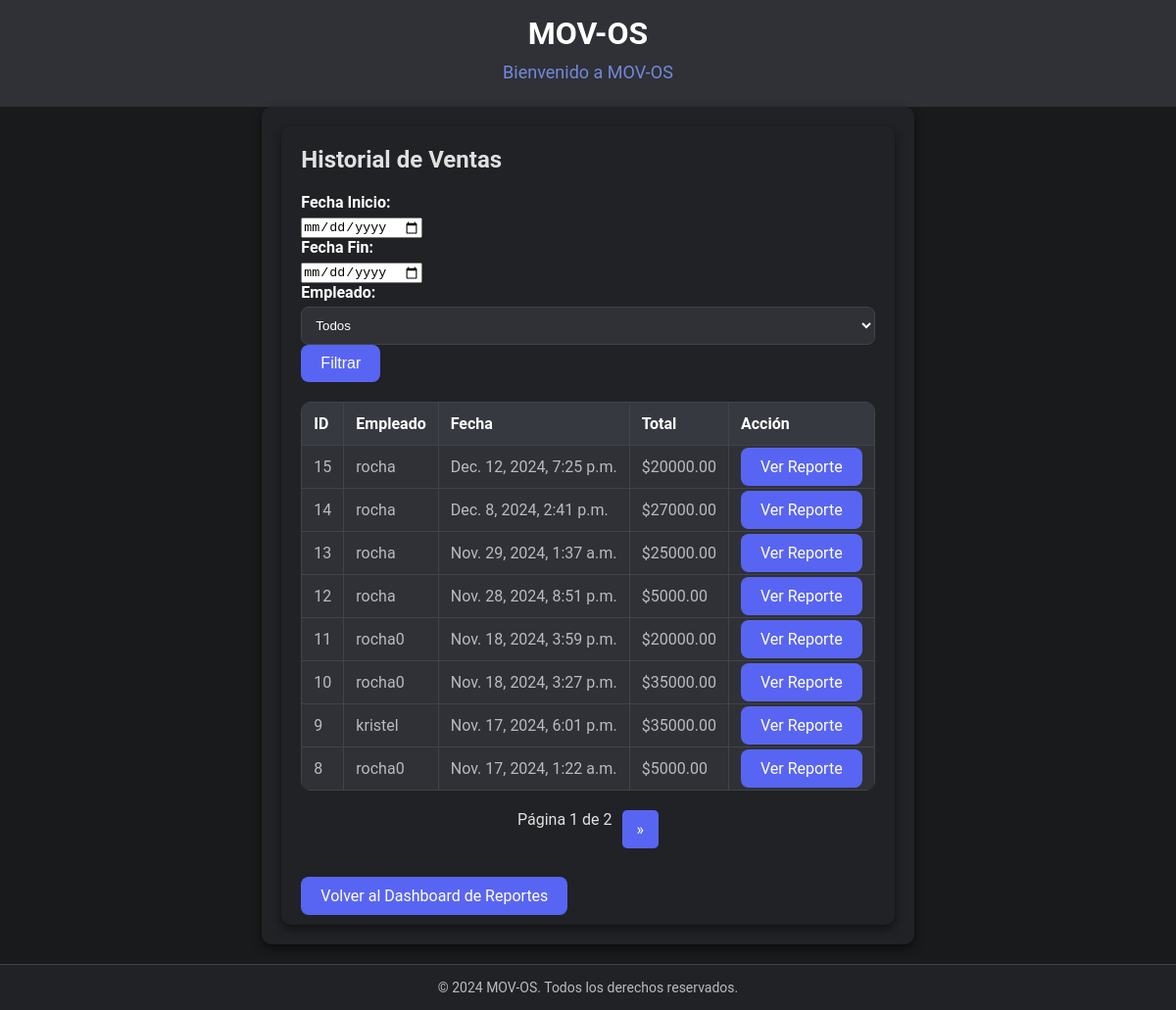
Page /reports/sales/history/ (signed in) on the earlier database version.
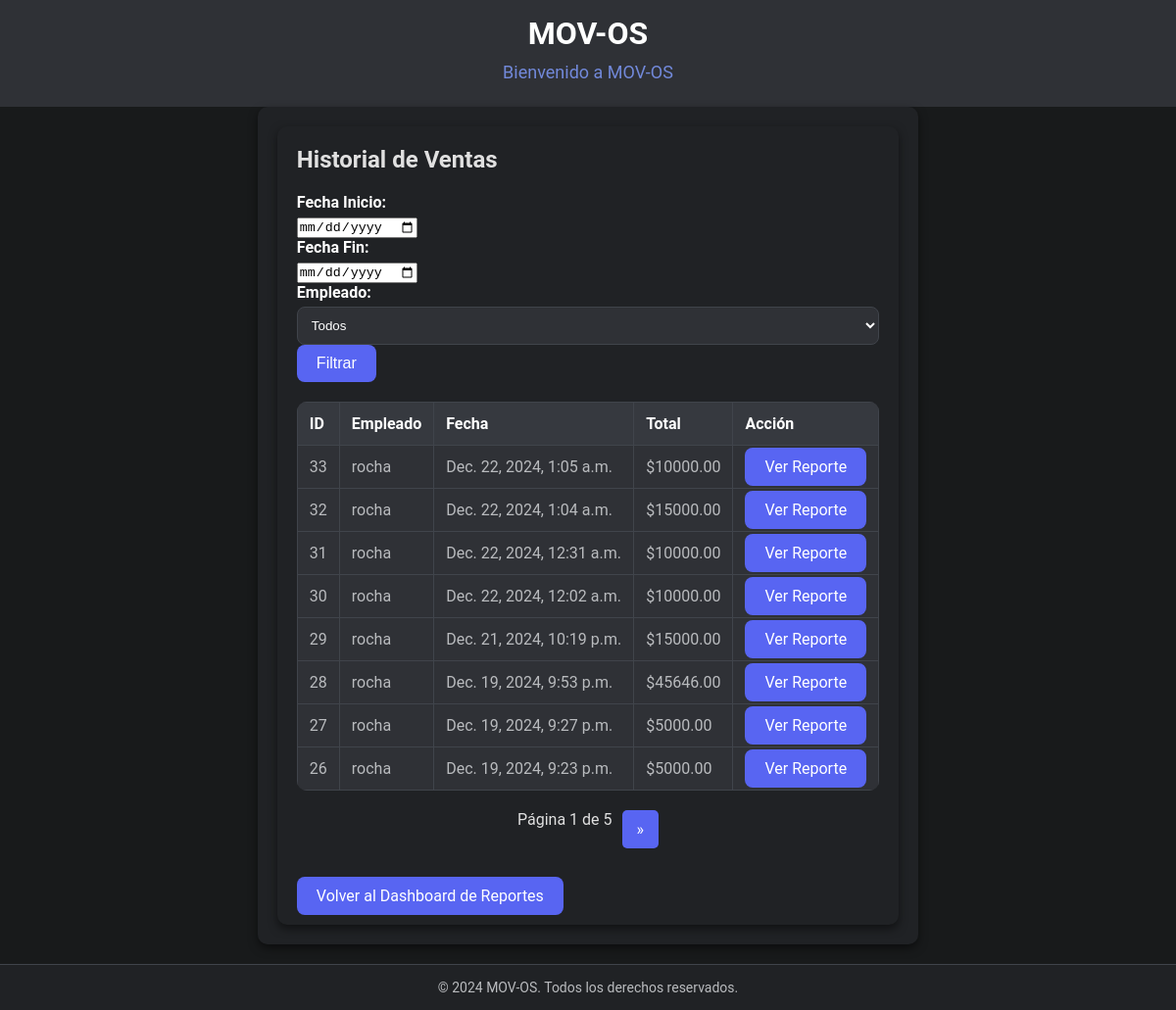
Same page on the later database version.
### cashier/models.py (models this page shows, shortened)
class Venta(models.Model):
    empleado = models.ForeignKey(settings.AUTH_USER_MODEL, on_delete=models.CASCADE)
    fecha = models.DateTimeField(auto_now_add=True)
    total = models.DecimalField(max_digits=10, decimal_places=2)
    tipo_venta = models.CharField(
        max_length=20,
        choices=[('boleta', 'Boleta Electrónica'), ('factura', 'Factura Electrónica')],
        default='boleta'
    )
    forma_pago = models.CharField(
        max_length=20,
        choices=[('efectivo', 'Efectivo'), ('debito', 'Tarjeta de Débito'), ('credito', 'Tarjeta de Crédito')],
        default='efectivo'
    )
    vuelto_entregado = models.DecimalField(max_digits=10, decimal_places=2, default=0.00)  # Nuevo campo

### auth_app/models.py (models this page shows, shortened)
class User(AbstractUser):
    is_admin = models.BooleanField(default=False)
    is_employee = models.BooleanField(default=True)

### reports/views.py (the view, shortened to what this page needs)
# urls.py: path('sales/history/', views.sales_history, name='sales_history'),  # Historial de ventas
@login_required
def sales_history(request):
    fecha_inicio = request.GET.get('fecha_inicio')
    fecha_fin = request.GET.get('fecha_fin')
    empleado_id = request.GET.get('empleado')  # ID del empleado
    page = request.GET.get('page', 1)
    ventas = Venta.objects.all().order_by('-fecha')
    if empleado_id:
        try:
            empleado_id = int(empleado_id)
            ventas = ventas.filter(empleado_id=empleado_id)
        except ValueError:
            ventas = Venta.objects.none()  # Manejar valores de empleado inválidos con una consulta vacía
    paginator = Paginator(ventas, 8)  # 8 ventas por página
    sales_page = paginator.get_page(page)
    empleados = User.objects.all()
    return render(request, 'reports/sales_history.html', {
        'sales': sales_page,
        'fecha_inicio': fecha_inicio,
        'fecha_fin': fecha_fin,
        'empleado_id': empleado_id if empleado_id else None,
        'empleados': empleados,
    })

### reports/templates/reports/sales_history.html (shortened to what this page needs)
{% extends 'base.html' %}
{% block content %}
<div class="container">
    <h2>Historial de Ventas</h2>
    <form method="get" class="form-inline mb-3">
        <label for="fecha_inicio" class="mr-2">Fecha Inicio:</label>
        <input type="date" id="fecha_inicio" name="fecha_inicio" class="form-control mr-2"
               value="{{ fecha_inicio|date:'Y-m-d' }}">
        <label for="fecha_fin" class="mr-2">Fecha Fin:</label>
        <input type="date" id="fecha_fin" name="fecha_fin" class="form-control mr-2"
               value="{{ fecha_fin|date:'Y-m-d' }}">
        <label for="empleado" class="mr-2">Empleado:</label>
        <select id="empleado" name="empleado" class="form-control mr-2">
            <option value="">Todos</option>
        </select>
        <button type="submit" class="btn btn-primary">Filtrar</button>
    </form>
    <table class="table">
        <thead>
            <tr>
                <th>ID</th>
                <th>Empleado</th>
                <th>Fecha</th>
                <th>Total</th>
                <th>Acción</th>
            </tr>
        </thead>
        <tbody>
            {% for sale in sales %}
            <tr>
                <td>{{ sale.id }}</td>
                <td>{{ sale.empleado.username }}</td>
                <td>{{ sale.fecha }}</td>
                <td>${{ sale.total }}</td>
                <td>
                    <a href="{% url 'sales_report' sale.id %}" class="btn btn-primary btn-sm">Ver Reporte</a>
                </td>
            </tr>
            {% empty %}
            <tr>
                <td colspan="5" class="text-center">No hay ventas registradas con los filtros seleccionados.</td>
            </tr>
            {% endfor %}
        </tbody>
    </table>
    <nav aria-label="Paginación">
        <ul class="pagination">
            <li class="page-item disabled"><span class="page-link">Página {{ sales.number }} de {{ sales.paginator.num_pages }}</span></li>
            {% if sales.has_next %}
            <li class="page-item">
                <a class="page-link" href="?page={{ sales.next_page_number }}" aria-label="Siguiente">
                    <span aria-hidden="true">&raquo;</span>
                </a>
            </li>
            {% endif %}
        </ul>
    </nav>
    <br>
    <a href="{% url 'report_dashboard' %}" class="btn btn-secondary">Volver al Dashboard de Reportes</a>
</div>
{% endblock %}

Differences in the rows shown:
no longer on this page (row unchanged): Venta: id "15", empleado.username "rocha", fecha "Dec. 12, 2024, 7:25 p.m.", total "20000.00"
no longer on this page (row unchanged): Venta: id "14", empleado.username "rocha", fecha "Dec. 8, 2024, 2:41 p.m.", total "27000.00"
no longer on this page (row unchanged): Venta: id "13", empleado.username "rocha", fecha "Nov. 29, 2024, 1:37 a.m.", total "25000.00"
no longer on this page (row unchanged): Venta: id "12", empleado.username "rocha", fecha "Nov. 28, 2024, 8:51 p.m.", total "5000.00"
no longer on this page (row unchanged): Venta: id "11", empleado.username "rocha0", fecha "Nov. 18, 2024, 3:59 p.m.", total "20000.00"
no longer on this page (row unchanged): Venta: id "10", empleado.username "rocha0", fecha "Nov. 18, 2024, 3:27 p.m.", total "35000.00"
no longer on this page (row unchanged): Venta: id "9", empleado.username "kristel", fecha "Nov. 17, 2024, 6:01 p.m.", total "35000.00"
no longer on this page (row unchanged): Venta: id "8", empleado.username "rocha0", fecha "Nov. 17, 2024, 1:22 a.m.", total "5000.00"
added Venta: id "33", empleado.username "rocha", fecha "Dec. 22, 2024, 1:05 a.m.", total "10000.00"
added Venta: id "32", empleado.username "rocha", fecha "Dec. 22, 2024, 1:04 a.m.", total "15000.00"
added Venta: id "31", empleado.username "rocha", fecha "Dec. 22, 2024, 12:31 a.m.", total "10000.00"
added Venta: id "30", empleado.username "rocha", fecha "Dec. 22, 2024, 12:02 a.m.", total "10000.00"
added Venta: id "29", empleado.username "rocha", fecha "Dec. 21, 2024, 10:19 p.m.", total "15000.00"
added Venta: id "28", empleado.username "rocha", fecha "Dec. 19, 2024, 9:53 p.m.", total "45646.00"
added Venta: id "27", empleado.username "rocha", fecha "Dec. 19, 2024, 9:27 p.m.", total "5000.00"
added Venta: id "26", empleado.username "rocha", fecha "Dec. 19, 2024, 9:23 p.m.", total "5000.00"
Other differences:
{{ sales.paginator.num_pages }}: "2" → "5"
